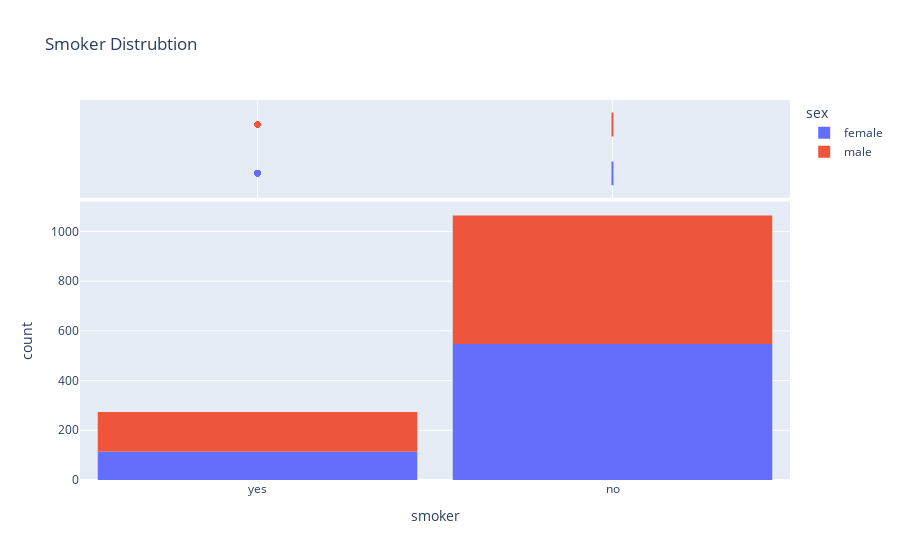

Source (notebook cell):
### Markdown cell above
### 4. Feature Four: Smoker

This feature represents whether the individual is a smoker or not . and we will use **count plot** to visualize this feature.

### Code cell
figure = px.histogram(data, 
                      x="smoker",
                      color="sex",
                      marginal="box",
                      title="Smoker Distrubtion "
                      )

figure.update_layout(bargap=0.1)
figure.show()

### Figure 1 — Plotly figure (JSON) as saved in the notebook; plotly's stock layout.template omitted (floating-point values rounded to 4 significant figures; data arrays with more than 128 entries replaced by an {"elided": "..."} marker saying what was removed)
{"data": [{"alignmentgroup": "True", "bingroup": "x", "hovertemplate": "sex=female<br>smoker=%{x}<br>count=%{y}<extra></extra>", "legendgroup": "female", "marker": {"color": "#636efa", "pattern": {"shape": ""}}, "name": "female", "offsetgroup": "female", "orientation": "v", "showlegend": true, "type": "histogram", "x": {"elided": "662 str values"}, "xaxis": "x", "yaxis": "y"}, {"alignmentgroup": "True", "hovertemplate": "sex=female<br>smoker=%{x}<extra></extra>", "legendgroup": "female", "marker": {"color": "#636efa"}, "name": "female", "notched": true, "offsetgroup": "female", "showlegend": false, "type": "box", "x": {"elided": "662 str values"}, "xaxis": "x2", "yaxis": "y2"}, {"alignmentgroup": "True", "bingroup": "x", "hovertemplate": "sex=male<br>smoker=%{x}<br>count=%{y}<extra></extra>", "legendgroup": "male", "marker": {"color": "#EF553B", "pattern": {"shape": ""}}, "name": "male", "offsetgroup": "male", "orientation": "v", "showlegend": true, "type": "histogram", "x": {"elided": "676 str values"}, "xaxis": "x", "yaxis": "y"}, {"alignmentgroup": "True", "hovertemplate": "sex=male<br>smoker=%{x}<extra></extra>", "legendgroup": "male", "marker": {"color": "#EF553B"}, "name": "male", "notched": true, "offsetgroup": "male", "showlegend": false, "type": "box", "x": {"elided": "676 str values"}, "xaxis": "x2", "yaxis": "y2"}], "layout": {"bargap": 0.1, "barmode": "relative", "legend": {"title": {"text": "sex"}, "tracegroupgap": 0}, "title": {"text": "Smoker Distrubtion "}, "xaxis": {"anchor": "y", "domain": [0, 1], "title": {"text": "smoker"}}, "xaxis2": {"anchor": "y2", "domain": [0, 1], "matches": "x", "showgrid": true, "showticklabels": false}, "yaxis": {"anchor": "x", "domain": [0, 0.7326], "title": {"text": "count"}}, "yaxis2": {"anchor": "x2", "domain": [0.7426, 1], "matches": "y2", "showgrid": false, "showline": false, "showticklabels": false, "ticks": ""}}}
